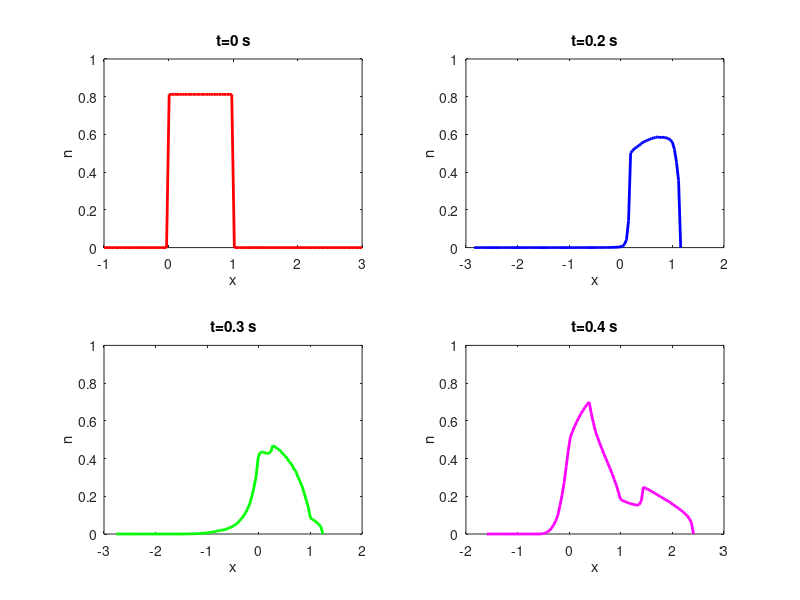

The MATLAB source for this figure:


function muscle_char
close all
clear all
clc

par.f1=43.3;
par.g1=10;
par.g2=209;
par.h=1;
par.num = 100; % number of space points


% initial conditions
x0 = linspace(-1,3,par.num);
n0 = f(x0,par)./(f(x0,par) + g(x0,par));
y0 = [x0 n0];

output_times = linspace(0,0.4,5);  % to make the curves for a constant v
% integrate the odes, one for each x point
[tout,yout]=ode45(@(t,y)derivs(t,y,par),output_times,y0);

% All the real work is done now. The rest is just plotting the output.
figure(1)
subplot(2,2,1)
plot(yout(1,1:par.num),yout(1,par.num+1:2*par.num),'LineWidth',2,'r')
xlabel('x')
ylabel('n')
title('t=0 s')
ylim([0 1])

subplot(2,2,2)
plot(yout(3,1:par.num),yout(3,par.num+1:2*par.num),'LineWidth',2,'b')
xlabel('x')
ylabel('n')
title('t=0.2 s')
ylim([0 1])

subplot(2,2,3)
plot(yout(4,1:par.num),yout(4,par.num+1:2*par.num),'LineWidth',2,'g')
xlabel('x')
ylabel('n')
title('t=0.3 s')
ylim([0 1])

subplot(2,2,4)
plot(yout(5,1:par.num),yout(5,par.num+1:2*par.num),'LineWidth',2,'m')
xlabel('x')
ylabel('n')
title('t=0.4 s')
ylim([0 1])
end


%% ------------------------------------------------
% RHS of ode
function out = derivs(t,y,par)
x = y(1:par.num);
n = y(par.num+1:2*par.num);

out(1:par.num) = -v(t);
out(par.num+1:2*par.num) = (1-n).*f(x,par) - n.*g(x,par);

end

%% ------------
function out = f(x,par)
out = 0 + (x>0 & x<1).*(par.f1*x);
end

function out = g(x,par)
out = par.g2*(x<=0) + par.g1*x.*(x>0);
end

function out = v(t)
out = 50*sin(50*t);  
end
